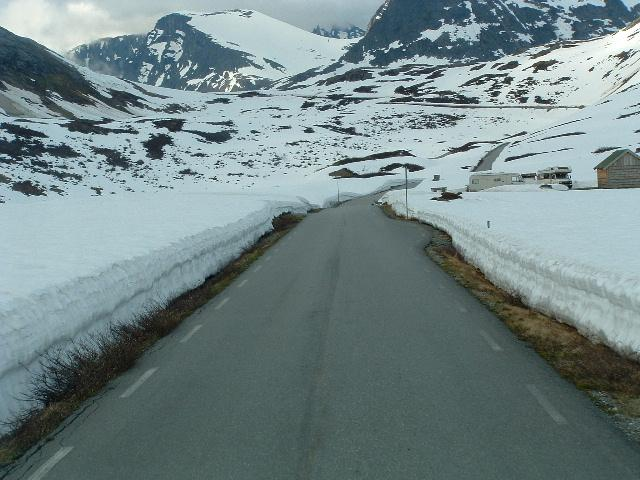
#> input picture kepek/2.JPG, 640 x 480 px, given in place of IMG_6909.AVI, which was not available
$ python lab11.py   (older library calls are emulated)
#> lines starting #> are read from the running program, lines starting #| are printed output that depends on the picture; after the words box and inside, x2 and y2 are one past the last pixel; in counts of white or black regions, pixels touching at a corner belong together; pictures that were not available may be replaced by others from this repository, and a replacement may not be noted
#!/bin/env python

import cv2
import numpy as np


# [45 lines left out: function regionGrowing, not called in this run]


def main():
    cap = cv2.VideoCapture(
        "../videok/IMG_6909.AVI"
    )  # Converted from MOV to AVI with ffmpeg
    # cap = cv2.VideoCapture("../videok/MVI_0022.AVI")

    if not cap.isOpened():
        print("Error opening video stream or file")
        exit()

    roiSize = 0
    nrRect = 0
    roi = (0, 0, 0, 0)
    first_frame = None

    while True:
        ret, frame = cap.read()
#> frame is the input picture: shape (480, 640, 3); mean B, G, R 135, 133.6, 115.2
        # Resize frame

        frame = cv2.resize(frame, (0, 0), fx=0.15, fy=0.15)
#> frame: shape (72, 96, 3)

        if not ret:
            break
        # Play the video in color
        cv2.imshow("Color", frame)

        # Convert the frame to grayscale
        gray_frame = cv2.cvtColor(frame, cv2.COLOR_BGR2GRAY)
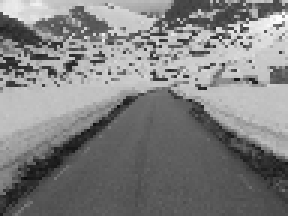
#> gray_frame: shape (72, 96) (shown 3 times larger); min 12, max 254, mean 128.3
        cv2.imshow("Grayscale", gray_frame)

        # Edge detection using Canny
        edges = cv2.Canny(gray_frame, 100, 200)
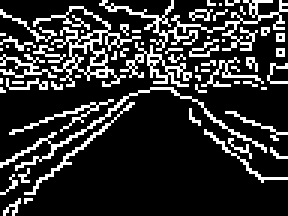
#> edges: shape (72, 96) (shown 3 times larger); 19.1% white in thin lines or dots
        cv2.imshow("Edge Detection", edges)

        # Apply Median Blur
        blurred_frame = cv2.medianBlur(frame, 5)
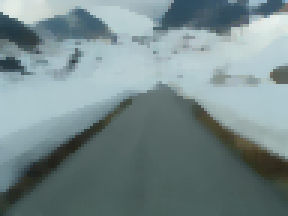
#> blurred_frame: shape (72, 96, 3) (shown 3 times larger); mean B, G, R 139.2, 137.7, 119
        cv2.imshow("Median Blur", blurred_frame)

        # Apply Gaussian Blur
        gaussian_blur_frame = cv2.GaussianBlur(frame, (5, 5), 0)
        cv2.imshow("Gaussian Blur", gaussian_blur_frame)

        # Apply Low-Pass Filter
        low_pass_frame = cv2.pyrDown(frame)
        cv2.imshow("Low-Pass Filter", low_pass_frame)

        # Apply High-Pass Filter (Laplace)
        laplace_frame = cv2.Laplacian(frame, cv2.CV_64F)
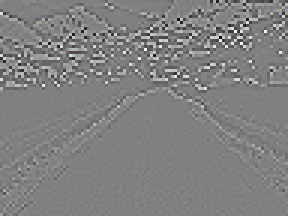
#> laplace_frame: shape (72, 96, 3) float64 (shown 3 times larger); mean B, G, R -0.3, -0.2, -0.2; drawn with min black and max white
        cv2.imshow("High-Pass Filter (Laplace)", laplace_frame)
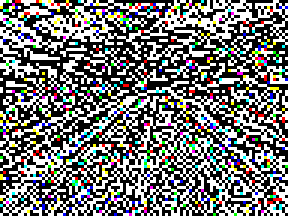
#> window 'High-Pass Filter (Laplace)': shape (72, 96, 3) (shown 3 times larger); mean B, G, R 116.5, 117.8, 117.2

        # Apply Histogram Equalization
        gray_frame_equalized = cv2.equalizeHist(gray_frame)
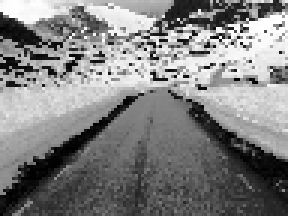
#> gray_frame_equalized: shape (72, 96) (shown 3 times larger); min 0, max 255, mean 128.7
        cv2.imshow("Histogram Equalization", gray_frame_equalized)

        # Resize the frame
        resized_frame = cv2.resize(frame, None, fx=0.5, fy=0.5)
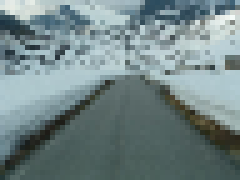
#> resized_frame: shape (36, 48, 3) (shown 5 times larger); mean B, G, R 135.2, 133.8, 115.4
        cv2.imshow("Resized", resized_frame)

        # Detect motion
        if first_frame is None:
            first_frame = gray_frame
        else:
            frame_diff = cv2.absdiff(first_frame, gray_frame)
            _, thresholded = cv2.threshold(frame_diff, 30, 255, cv2.THRESH_BINARY)
            thresholded = cv2.erode(thresholded, None, iterations=2)
            thresholded = cv2.dilate(thresholded, None, iterations=2)

            # Iterate through the thresholded image and use regionGrowing
            for x in range(thresholded.shape[0]):
                for y in range(thresholded.shape[1]):
                    if thresholded[x, y] > 128:
                        res, pbf, pja = regionGrowing(thresholded, (x, y))
                        if res > 500:
                            if nrRect == 0 or roiSize < res:
                                roi = (
                                    pbf[1],
                                    pbf[0],
                                    pja[1] - pbf[1] + 1,
                                    pja[0] - pbf[0] + 1,
                                )
                                roiSize = res
                            nrRect += 1

            if nrRect > 0:
                frame = cv2.rectangle(
                    frame,
                    (roi[0], roi[1]),
                    (roi[0] + roi[2], roi[1] + roi[3]),
                    (0, 255, 255),
                    2,
                )

        cv2.imshow("Motion Detection", frame)

        if cv2.waitKey(27) & 0xFF == ord("q"):
#> (key q is pressed here)
            break

    cap.release()
    cv2.destroyAllWindows()


if __name__ == "__main__":
    main()

$ run again, on kepek/3.JPG
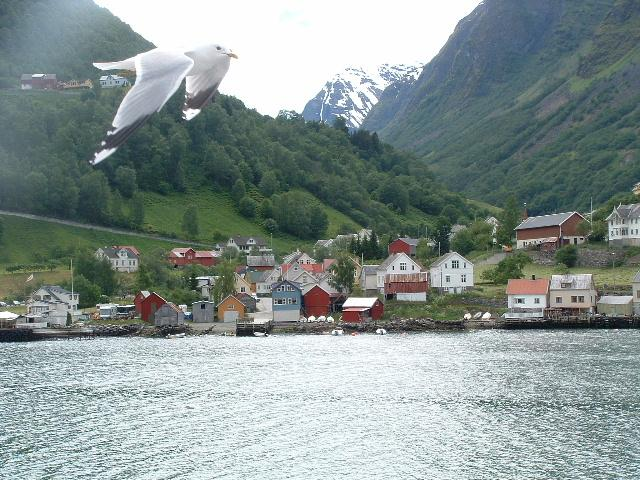
#> input picture kepek/3.JPG, 640 x 480 px, given in place of IMG_6909.AVI, which was not available
#> in main, frame is the input picture: shape (480, 640, 3); mean B, G, R 146, 148.2, 135.4
#> frame: shape (72, 96, 3)
#> in main, `edges = cv2.Canny(gray_frame, 100, 200)`:
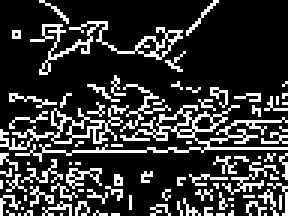
#> edges: shape (72, 96) (shown 3 times larger); 21% white in thin lines or dots
#> in main, `resized_frame = cv2.resize(frame, None, fx=0.5, fy=0.5)`:
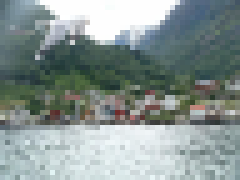
#> resized_frame: shape (36, 48, 3) (shown 5 times larger); mean B, G, R 146.2, 148.3, 135.5

$ run again, on kepek/4.JPG
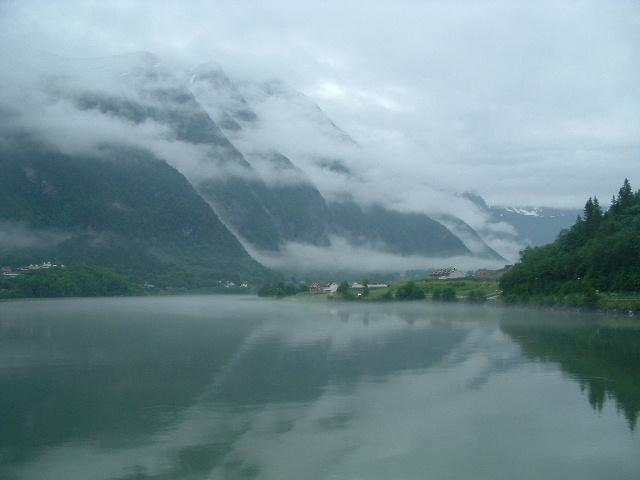
#> input picture kepek/4.JPG, 640 x 480 px, given in place of IMG_6909.AVI, which was not available
#> in main, frame is the input picture: shape (480, 640, 3); mean B, G, R 149.4, 143.1, 117.4
#> frame: shape (72, 96, 3)
#> in main, `edges = cv2.Canny(gray_frame, 100, 200)`:
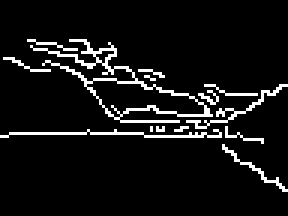
#> edges: shape (72, 96) (shown 3 times larger); 7.5% white in thin lines or dots, all inside (x1, y1, x2, y2) = (0, 13, 96, 64)
#> in main, `gray_frame_equalized = cv2.equalizeHist(gray_frame)`:
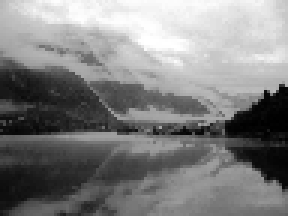
#> gray_frame_equalized: shape (72, 96) (shown 3 times larger); min 0, max 255, mean 128.4

$ run again, on kepek/5.JPG
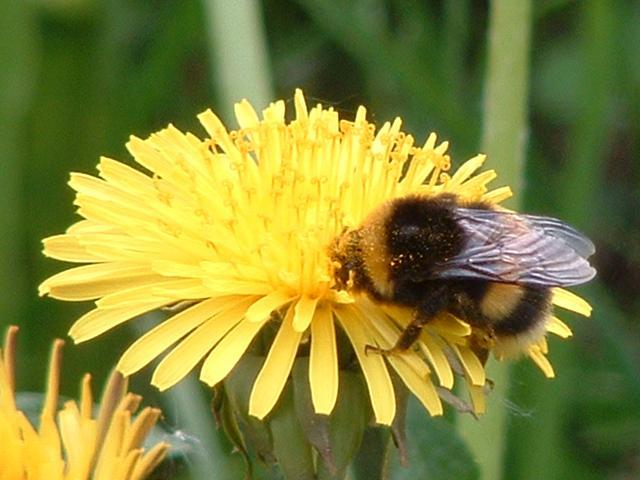
#> input picture kepek/5.JPG, 640 x 480 px, given in place of IMG_6909.AVI, which was not available
#> in main, frame is the input picture: shape (480, 640, 3); mean B, G, R 55.8, 132.7, 130.6
#> frame: shape (72, 96, 3)
#> edges: shape (72, 96); 16.9% white in thin lines or dots
#> in main, `resized_frame = cv2.resize(frame, None, fx=0.5, fy=0.5)`:
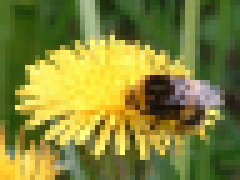
#> resized_frame: shape (36, 48, 3) (shown 5 times larger); mean B, G, R 55.8, 132.7, 130.6
